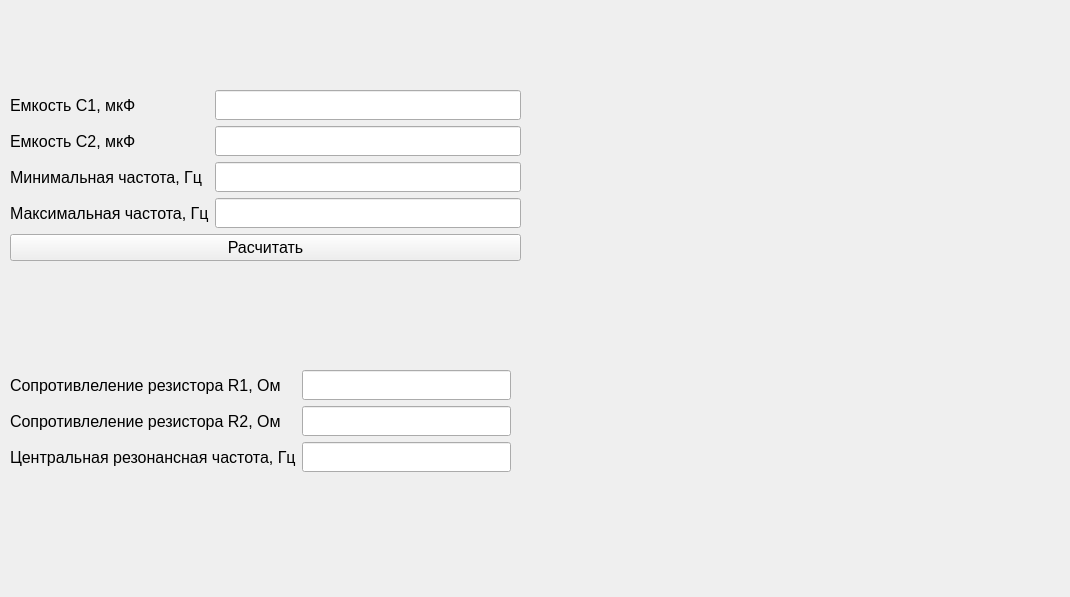
<?xml version="1.0" encoding="UTF-8"?>
<ui version="4.0">
 <class>Form</class>
 <widget class="QWidget" name="Form">
  <property name="geometry">
   <rect>
    <x>0</x>
    <y>0</y>
    <width>1070</width>
    <height>597</height>
   </rect>
  </property>
  <property name="windowTitle">
   <string>Form</string>
  </property>
  <widget class="QWidget" name="formLayoutWidget">
   <property name="geometry">
    <rect>
     <x>10</x>
     <y>370</y>
     <width>501</width>
     <height>151</height>
    </rect>
   </property>
   <layout class="QFormLayout" name="formLayout">
    <item row="0" column="0">
     <widget class="QLabel" name="label_4">
      <property name="maximumSize">
       <size>
        <width>16777215</width>
        <height>30</height>
       </size>
      </property>
      <property name="font">
       <font>
        <pointsize>12</pointsize>
       </font>
      </property>
      <property name="text">
       <string>Сопротивлеление резистора R1, Ом</string>
      </property>
      <property name="margin">
       <number>0</number>
      </property>
     </widget>
    </item>
    <item row="0" column="1">
     <widget class="QLineEdit" name="R1">
      <property name="sizePolicy">
       <sizepolicy hsizetype="Expanding" vsizetype="Maximum">
        <horstretch>0</horstretch>
        <verstretch>0</verstretch>
       </sizepolicy>
      </property>
      <property name="minimumSize">
       <size>
        <width>0</width>
        <height>30</height>
       </size>
      </property>
     </widget>
    </item>
    <item row="1" column="0">
     <widget class="QLabel" name="label_5">
      <property name="maximumSize">
       <size>
        <width>16777215</width>
        <height>30</height>
       </size>
      </property>
      <property name="font">
       <font>
        <pointsize>12</pointsize>
       </font>
      </property>
      <property name="text">
       <string>Сопротивлеление резистора R2, Ом</string>
      </property>
      <property name="margin">
       <number>0</number>
      </property>
     </widget>
    </item>
    <item row="1" column="1">
     <widget class="QLineEdit" name="R2">
      <property name="sizePolicy">
       <sizepolicy hsizetype="Expanding" vsizetype="Maximum">
        <horstretch>0</horstretch>
        <verstretch>0</verstretch>
       </sizepolicy>
      </property>
      <property name="minimumSize">
       <size>
        <width>0</width>
        <height>30</height>
       </size>
      </property>
     </widget>
    </item>
    <item row="2" column="0">
     <widget class="QLabel" name="label_10">
      <property name="maximumSize">
       <size>
        <width>16777215</width>
        <height>30</height>
       </size>
      </property>
      <property name="font">
       <font>
        <pointsize>12</pointsize>
       </font>
      </property>
      <property name="text">
       <string>Центральная резонансная частота, Гц</string>
      </property>
      <property name="margin">
       <number>0</number>
      </property>
     </widget>
    </item>
    <item row="2" column="1">
     <widget class="QLineEdit" name="F_center">
      <property name="sizePolicy">
       <sizepolicy hsizetype="Expanding" vsizetype="Maximum">
        <horstretch>0</horstretch>
        <verstretch>0</verstretch>
       </sizepolicy>
      </property>
      <property name="minimumSize">
       <size>
        <width>0</width>
        <height>30</height>
       </size>
      </property>
     </widget>
    </item>
   </layout>
  </widget>
  <widget class="QWidget" name="formLayoutWidget_2">
   <property name="geometry">
    <rect>
     <x>10</x>
     <y>90</y>
     <width>511</width>
     <height>173</height>
    </rect>
   </property>
   <layout class="QFormLayout" name="formLayout_2">
    <item row="0" column="0">
     <widget class="QLabel" name="label">
      <property name="maximumSize">
       <size>
        <width>16777215</width>
        <height>30</height>
       </size>
      </property>
      <property name="font">
       <font>
        <pointsize>12</pointsize>
       </font>
      </property>
      <property name="text">
       <string>Емкость C1, мкФ</string>
      </property>
      <property name="margin">
       <number>0</number>
      </property>
     </widget>
    </item>
    <item row="0" column="1">
     <widget class="QLineEdit" name="C1">
      <property name="sizePolicy">
       <sizepolicy hsizetype="Expanding" vsizetype="Maximum">
        <horstretch>0</horstretch>
        <verstretch>0</verstretch>
       </sizepolicy>
      </property>
      <property name="minimumSize">
       <size>
        <width>0</width>
        <height>30</height>
       </size>
      </property>
     </widget>
    </item>
    <item row="1" column="0">
     <widget class="QLabel" name="label_3">
      <property name="maximumSize">
       <size>
        <width>16777215</width>
        <height>30</height>
       </size>
      </property>
      <property name="font">
       <font>
        <pointsize>12</pointsize>
       </font>
      </property>
      <property name="text">
       <string>Емкость C2, мкФ</string>
      </property>
      <property name="margin">
       <number>0</number>
      </property>
     </widget>
    </item>
    <item row="1" column="1">
     <widget class="QLineEdit" name="C2">
      <property name="sizePolicy">
       <sizepolicy hsizetype="Expanding" vsizetype="Maximum">
        <horstretch>0</horstretch>
        <verstretch>0</verstretch>
       </sizepolicy>
      </property>
      <property name="minimumSize">
       <size>
        <width>0</width>
        <height>30</height>
       </size>
      </property>
     </widget>
    </item>
    <item row="4" column="0" colspan="2">
     <widget class="QPushButton" name="pushButton">
      <property name="font">
       <font>
        <pointsize>12</pointsize>
       </font>
      </property>
      <property name="text">
       <string>Расчитать</string>
      </property>
     </widget>
    </item>
    <item row="2" column="0">
     <widget class="QLabel" name="label_8">
      <property name="maximumSize">
       <size>
        <width>16777215</width>
        <height>30</height>
       </size>
      </property>
      <property name="font">
       <font>
        <pointsize>12</pointsize>
       </font>
      </property>
      <property name="text">
       <string>Минимальная частота, Гц</string>
      </property>
      <property name="margin">
       <number>0</number>
      </property>
     </widget>
    </item>
    <item row="2" column="1">
     <widget class="QLineEdit" name="F_min">
      <property name="sizePolicy">
       <sizepolicy hsizetype="Expanding" vsizetype="Maximum">
        <horstretch>0</horstretch>
        <verstretch>0</verstretch>
       </sizepolicy>
      </property>
      <property name="minimumSize">
       <size>
        <width>0</width>
        <height>30</height>
       </size>
      </property>
     </widget>
    </item>
    <item row="3" column="0">
     <widget class="QLabel" name="label_9">
      <property name="maximumSize">
       <size>
        <width>16777215</width>
        <height>30</height>
       </size>
      </property>
      <property name="font">
       <font>
        <pointsize>12</pointsize>
       </font>
      </property>
      <property name="text">
       <string>Максимальная частота, Гц</string>
      </property>
      <property name="margin">
       <number>0</number>
      </property>
     </widget>
    </item>
    <item row="3" column="1">
     <widget class="QLineEdit" name="F_max">
      <property name="sizePolicy">
       <sizepolicy hsizetype="Expanding" vsizetype="Maximum">
        <horstretch>0</horstretch>
        <verstretch>0</verstretch>
       </sizepolicy>
      </property>
      <property name="minimumSize">
       <size>
        <width>0</width>
        <height>30</height>
       </size>
      </property>
     </widget>
    </item>
   </layout>
  </widget>
  <widget class="QLabel" name="label_6">
   <property name="geometry">
    <rect>
     <x>540</x>
     <y>80</y>
     <width>511</width>
     <height>451</height>
    </rect>
   </property>
   <property name="text">
    <string/>
   </property>
   <property name="pixmap">
    <pixmap>../../img/filters/PBPF.png</pixmap>
   </property>
   <property name="scaledContents">
    <bool>true</bool>
   </property>
  </widget>
  <widget class="QLabel" name="label_7">
   <property name="geometry">
    <rect>
     <x>380</x>
     <y>30</y>
     <width>47</width>
     <height>13</height>
    </rect>
   </property>
   <property name="text">
    <string/>
   </property>
  </widget>
 </widget>
 <resources/>
 <connections/>
</ui>
